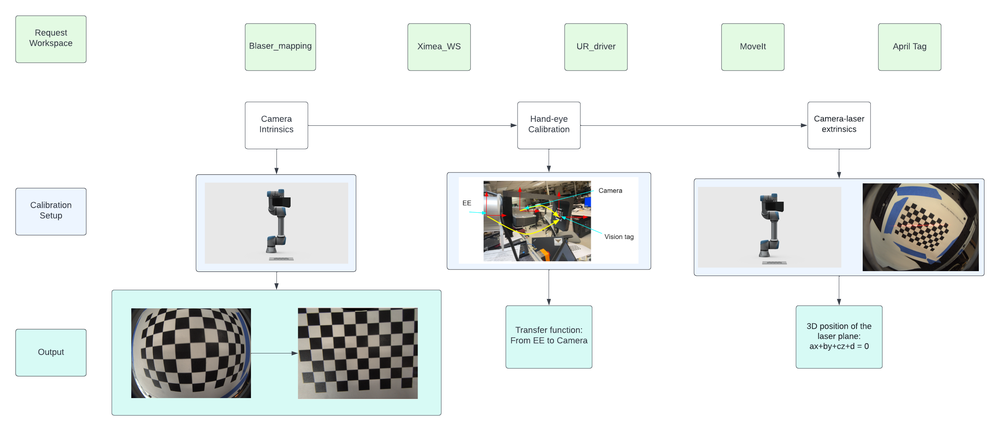
#> input picture UR_arm_camera_calibration-main/images/Calibration_process.png, 1000 x 431 px, shrunk from 2550 x 1100 before the run
$ python im_hsv_shower.py ../../UR_arm_camera_calibration-main/images/Calibration_process.png
#> lines starting #> are read from the running program, lines starting #| are printed output that depends on the picture
#!/usr/bin/env python3
import cv2
import sys
from matplotlib import pyplot as plt

if __name__ == '__main__':
    if len(sys.argv) != 2:
        print("usage: python3 im_hsv_shower.py image_file")
        exit(0)
    im = cv2.imread(sys.argv[1])
#> im is the input picture: shape (431, 1000, 3); mean B, G, R 233.9, 235.4, 231.9
    im_blur = cv2.medianBlur(im, 3)
    im_hsv = cv2.cvtColor(im_blur, cv2.COLOR_BGR2HSV)
#> im_hsv: shape (431, 1000, 3); mean H, S, V 20.2, 8.7, 237.5

    f, ax = plt.subplots(1,2)
    ax[0].imshow(im_hsv)
    ax[1].imshow(cv2.cvtColor(im_blur, cv2.COLOR_BGR2RGB))
    plt.show()
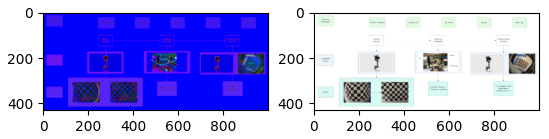
#> figure drawn by matplotlib, 2 panels

$ run again, on UR_arm_camera_calibration-main/images/Hand_eye_calibration.png
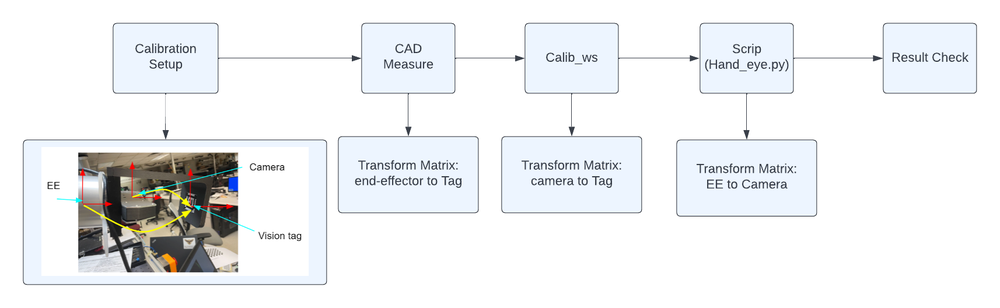
#> input picture UR_arm_camera_calibration-main/images/Hand_eye_calibration.png, 1000 x 308 px, shrunk from 1714 x 528 before the run
#> im is the input picture: shape (308, 1000, 3); mean B, G, R 241.5, 239.9, 238.4
#> `im_blur = cv2.medianBlur(im, 3)`:
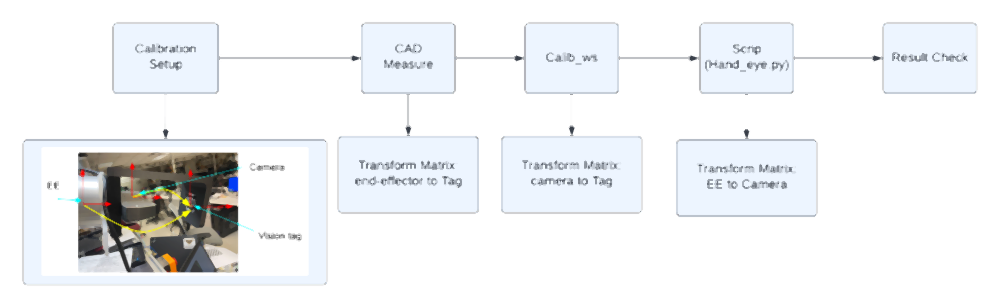
#> im_blur: shape (308, 1000, 3); mean B, G, R 242.8, 241.1, 239.5
#> im_hsv: shape (308, 1000, 3); mean H, S, V 31.2, 7.8, 244.2
#> `plt.show()`:
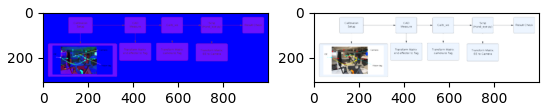
#> figure drawn by matplotlib, 2 panels

$ run again, on UR_arm_camera_calibration-main/images/Laser_Cali.png
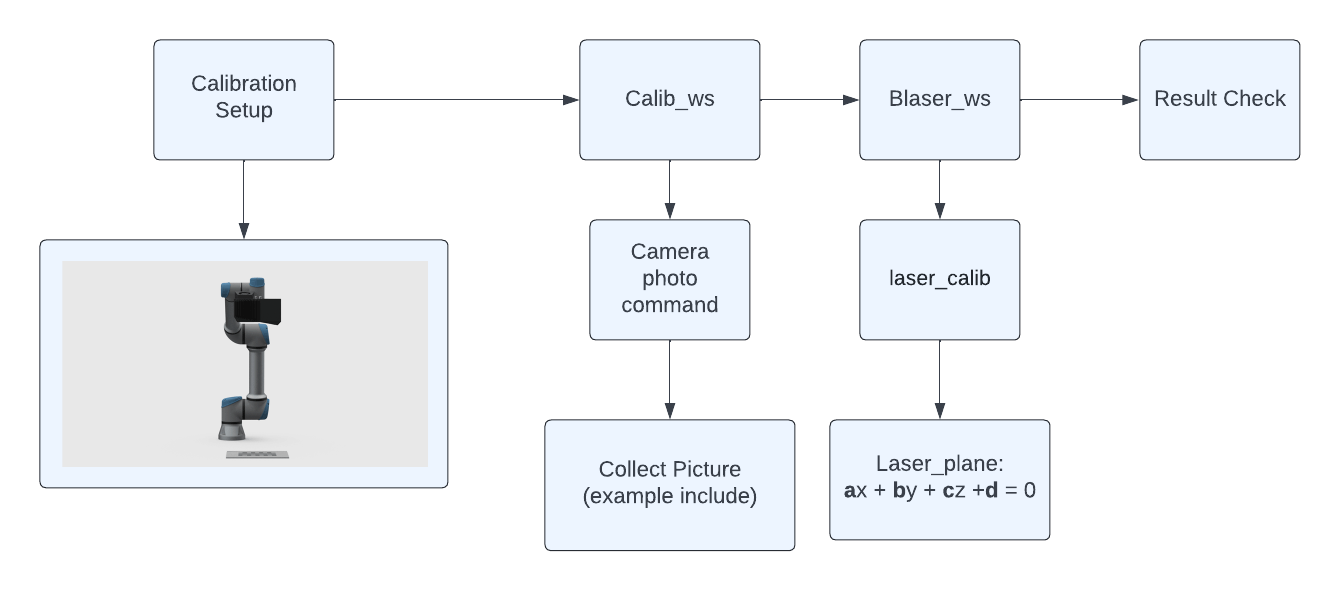
#> input picture UR_arm_camera_calibration-main/images/Laser_Cali.png, 1340 x 591 px
#> im is the input picture: shape (591, 1340, 3); mean B, G, R 248.2, 245.5, 243.4
#> im_hsv: shape (591, 1340, 3); mean H, S, V 29.4, 5.1, 249.1
#> `plt.show()`:
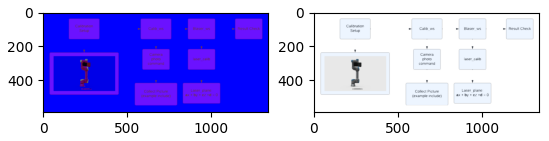
#> figure drawn by matplotlib, 2 panels

$ run again, on UR_arm_camera_calibration-main/images/rqt0.png
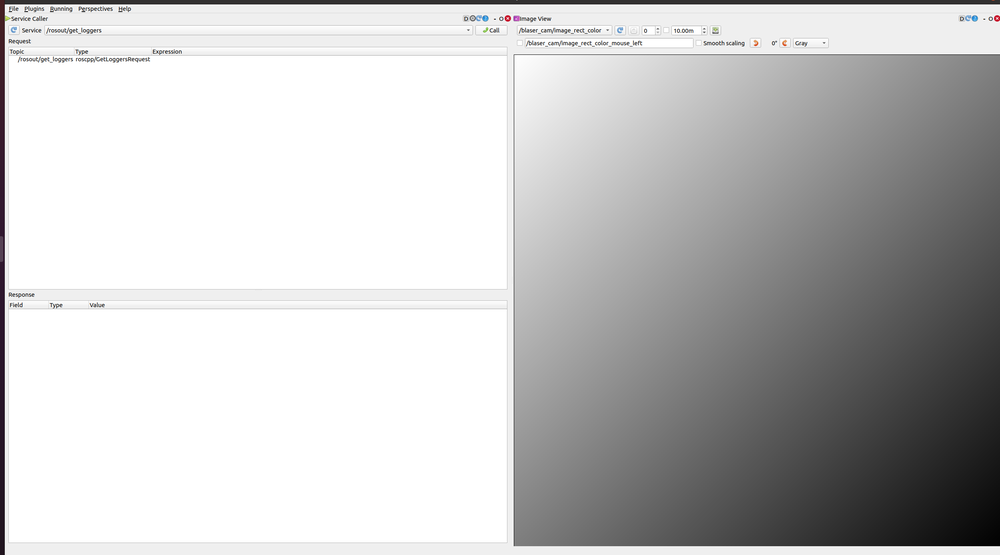
#> input picture UR_arm_camera_calibration-main/images/rqt0.png, 1000 x 555 px, shrunk from 2499 x 1386 before the run
#> im is the input picture: shape (555, 1000, 3); mean B, G, R 194.6, 194.5, 194.6
#> im_hsv: shape (555, 1000, 3); mean H, S, V 1.9, 0.8, 194.9
#> `plt.show()`:
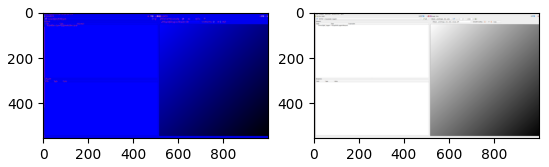
#> figure drawn by matplotlib, 2 panels
